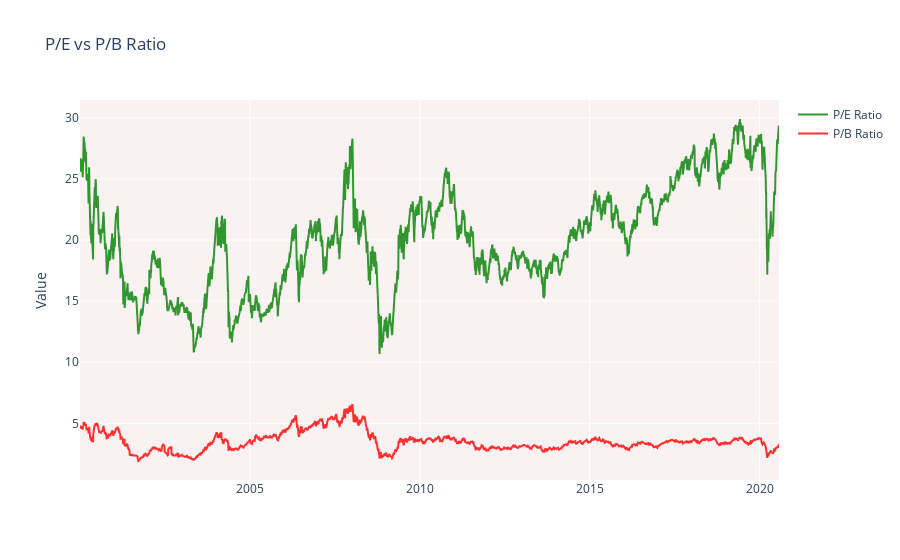

Notebook code for this chart:
### Markdown cell above
Now let's check the P/E and P/B Ratios.

### Code cell
fig = go.Figure()
fig.add_trace(go.Scatter(
         x=nifty_50['Date'],
         y=nifty_50['P/E'],
         name='P/E Ratio',
    line=dict(color='green'),
    opacity=0.8))

fig.add_trace(go.Scatter(
         x=nifty_50['Date'],
         y=nifty_50['P/B'],
         name='P/B Ratio',
    line=dict(color='red'),
    opacity=0.8))
        
    
fig.update_layout(title_text='P/E vs P/B Ratio',plot_bgcolor='rgb(250, 242, 242)',yaxis_title='Value')

fig.show()

### Figure 1 — Plotly figure (JSON) as saved in the notebook; plotly's stock layout.template omitted (floating-point values rounded to 4 significant figures; data arrays with more than 128 entries replaced by an {"elided": "..."} marker saying what was removed)
{"data": [{"line": {"color": "green"}, "name": "P/E Ratio", "opacity": 0.8, "type": "scatter", "x": {"elided": "5116 str values"}, "y": {"elided": "5116 float values"}}, {"line": {"color": "red"}, "name": "P/B Ratio", "opacity": 0.8, "type": "scatter", "x": {"elided": "5116 str values"}, "y": {"elided": "5116 float values"}}], "layout": {"plot_bgcolor": "rgb(250, 242, 242)", "title": {"text": "P/E vs P/B Ratio"}, "yaxis": {"title": {"text": "Value"}}}}
